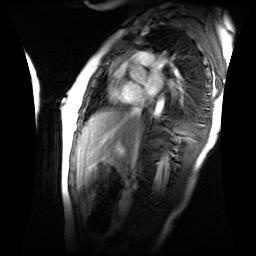
#> input picture Grey_images/pat33_1_1gray.jpg, 256 x 256 px, found by its file name
$ python sp.py
#> lines starting #> are read from the running program, lines starting #| are printed output that depends on the picture
import cv2
import numpy as np
import random

def sp_noise(image,prob):
    '''
    Add salt and pepper noise to image
    prob: Probability of the noise
    '''
    output = np.zeros(image.shape,np.uint8)
    thres = 1 - prob
    for i in range(image.shape[0]):
        for j in range(image.shape[1]):
            rdn = random.random()
            if rdn < prob:
                output[i][j] = 0
            elif rdn > thres:
                output[i][j] = 255
            else:
                output[i][j] = image[i][j]
    return output

image = cv2.imread('/home/chandra/Documents/Heart/Grey_images/pat33_1_1gray.jpg',0) # Only for grayscale image
#> image is the input picture: shape (256, 256); min 0, max 255, mean 46.1
noise_img = sp_noise(image,0.05)
#> after the loop in sp_noise, `for i in range(image.shape[0]):`:
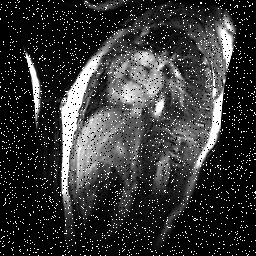
#> output: shape (256, 256); min 0, max 255, mean 54.1
cv2.imwrite('/home/chandra/Documents/Heart/S&P_images/pat33_1_1.jpg', noise_img)

$ run again, with Grey_images/pat10_1_1gray.jpg copied over Grey_images/pat33_1_1gray.jpg
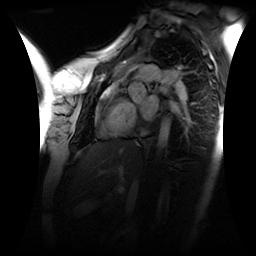
#> input picture Grey_images/pat10_1_1gray.jpg, 256 x 256 px, found by its file name
#> image is the input picture: shape (256, 256); min 0, max 255, mean 33.8
#> after the loop in sp_noise, `for i in range(image.shape[0]):`:
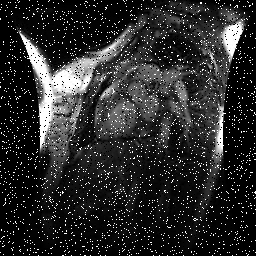
#> output: shape (256, 256); min 0, max 255, mean 43.1

$ run again, with Grey_images/pat11_1_1gray.jpg copied over Grey_images/pat33_1_1gray.jpg
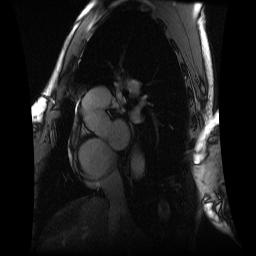
#> input picture Grey_images/pat11_1_1gray.jpg, 256 x 256 px, found by its file name
#> image is the input picture: shape (256, 256); min 0, max 255, mean 26.8
#> after the loop in sp_noise, `for i in range(image.shape[0]):`:
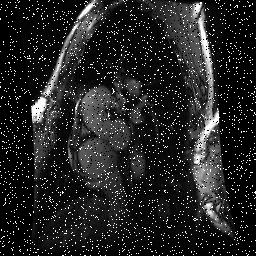
#> output: shape (256, 256); min 0, max 255, mean 36.8

$ run again, with Grey_images/pat12_1_1gray.jpg copied over Grey_images/pat33_1_1gray.jpg
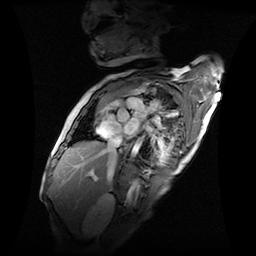
#> input picture Grey_images/pat12_1_1gray.jpg, 256 x 256 px, found by its file name
#> image is the input picture: shape (256, 256); min 0, max 255, mean 34.3
#> after the loop in sp_noise, `for i in range(image.shape[0]):`:
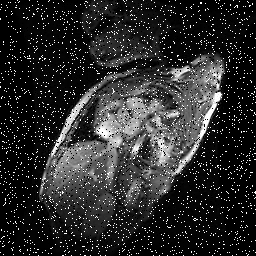
#> output: shape (256, 256); min 0, max 255, mean 43.6
